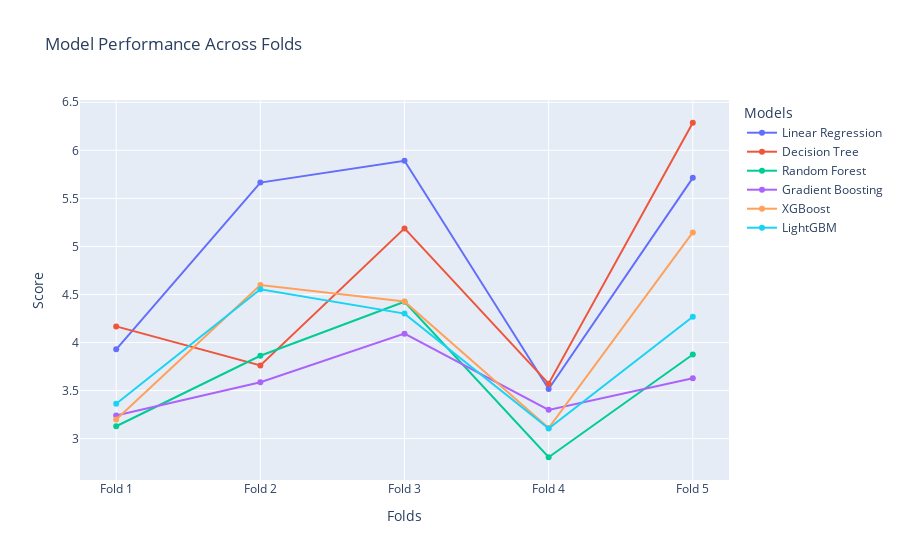

Notebook cell for this chart:
### Code cell
# Remove the 'Mean' column to focus only on folds
results_df_no_mean = results_df.drop(columns=['Mean'])

# Initialize a Plotly figure
fig = go.Figure()

# Add a line for each model
for index, row in results_df_no_mean.iterrows():
    fig.add_trace(go.Scatter(
        x=row.index,  # Fold columns
        y=row.values,  # Values for each fold
        mode='lines+markers',
        name=index  # The name of the model
    ))

# Update layout to make the plot more readable
fig.update_layout(
    title="Model Performance Across Folds",
    xaxis_title="Folds",
    yaxis_title="Score",
    legend_title="Models",
    xaxis=dict(type='category'),
)

# Display the plot
fig.show()

### Figure 1 — Plotly figure (JSON) as saved in the notebook; plotly's stock layout.template omitted (floating-point values rounded to 4 significant figures)
{"data": [{"mode": "lines+markers", "name": "Linear Regression", "type": "scatter", "x": ["Fold 1", "Fold 2", "Fold 3", "Fold 4", "Fold 5"], "y": [3.929, 5.664, 5.891, 3.517, 5.714]}, {"mode": "lines+markers", "name": "Decision Tree", "type": "scatter", "x": ["Fold 1", "Fold 2", "Fold 3", "Fold 4", "Fold 5"], "y": [4.168, 3.761, 5.188, 3.572, 6.287]}, {"mode": "lines+markers", "name": "Random Forest", "type": "scatter", "x": ["Fold 1", "Fold 2", "Fold 3", "Fold 4", "Fold 5"], "y": [3.129, 3.862, 4.425, 2.806, 3.875]}, {"mode": "lines+markers", "name": "Gradient Boosting", "type": "scatter", "x": ["Fold 1", "Fold 2", "Fold 3", "Fold 4", "Fold 5"], "y": [3.24, 3.586, 4.092, 3.299, 3.629]}, {"mode": "lines+markers", "name": "XGBoost", "type": "scatter", "x": ["Fold 1", "Fold 2", "Fold 3", "Fold 4", "Fold 5"], "y": [3.199, 4.598, 4.427, 3.111, 5.146]}, {"mode": "lines+markers", "name": "LightGBM", "type": "scatter", "x": ["Fold 1", "Fold 2", "Fold 3", "Fold 4", "Fold 5"], "y": [3.363, 4.555, 4.301, 3.106, 4.269]}], "layout": {"legend": {"title": {"text": "Models"}}, "title": {"text": "Model Performance Across Folds"}, "xaxis": {"title": {"text": "Folds"}, "type": "category"}, "yaxis": {"title": {"text": "Score"}}}}
